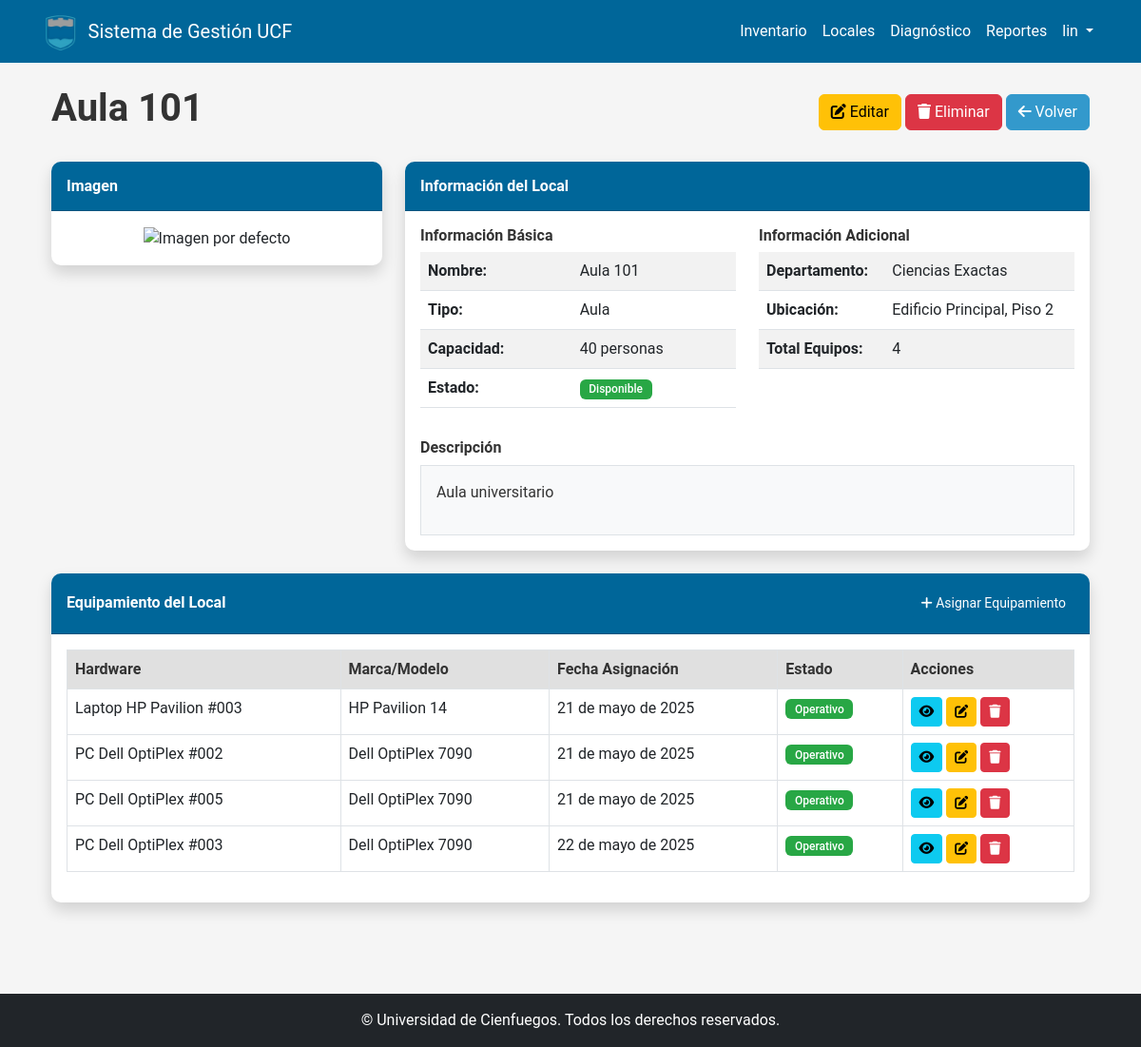
/locales/locales/10/ (signed in), run on the app's committed database.
### locales/models.py (models this page shows, shortened)
class Local(models.Model):
    TIPO_CHOICES = [
        ('laboratorio', 'Laboratorio'),
        ('aula', 'Aula'),
        ('sala', 'Sala de Conferencias'),
        ('oficina', 'Oficina'),
        ('otro', 'Otro'),
    ]
    ESTADO_CHOICES = [
        ('disponible', 'Disponible'),
        ('mantenimiento', 'En Mantenimiento'),
        ('ocupado', 'Ocupado'),
        ('fuera_servicio', 'Fuera de Servicio'),
    ]
    nombre = models.CharField(max_length=200)
    tipo = models.CharField(max_length=50, choices=TIPO_CHOICES)
    capacidad = models.IntegerField(default=0)
    ubicacion = models.CharField(max_length=200)
    descripcion = models.TextField(blank=True, null=True)
    estado = models.CharField(
        max_length=50, choices=ESTADO_CHOICES, default='disponible')
    departamento = models.ForeignKey(
        Departamento, on_delete=models.CASCADE, related_name='locales')
    imagen = models.ImageField(upload_to='locales/', blank=True, null=True)
    notas = models.TextField(blank=True, null=True)
    fecha_creacion = models.DateTimeField(auto_now_add=True)
    fecha_actualizacion = models.DateTimeField(auto_now=True)
    class Meta:
        verbose_name = "Local"
        verbose_name_plural = "Locales"
        ordering = ['nombre']

class Equipamiento(models.Model):
    ESTADO_CHOICES = [
        ('operativo', 'Operativo'),
        ('defectuoso', 'Defectuoso'),
        ('mantenimiento', 'En Mantenimiento'),
    ]
    local = models.ForeignKey(
        Local, on_delete=models.CASCADE, related_name='equipamientos')
    hardware = models.ForeignKey(
        Hardware, on_delete=models.CASCADE, related_name='asignaciones')
    fecha_asignacion = models.DateField(auto_now_add=True)
    estado = models.CharField(
        max_length=50, choices=ESTADO_CHOICES, default='operativo')
    notas = models.TextField(blank=True, null=True)
    class Meta:
        verbose_name = "Equipamiento"
        verbose_name_plural = "Equipamientos"
        unique_together = ['local', 'hardware']

### usuarios/models.py (models this page shows, shortened)
class Departamento(models.Model):
    nombre = models.CharField(max_length=100)
    descripcion = models.TextField(blank=True, null=True)
    ubicacion = models.CharField(max_length=100, blank=True, null=True)
    responsable = models.ForeignKey(
        User, on_delete=models.SET_NULL, null=True, related_name='departamentos_a_cargo')
    class Meta:
        verbose_name = "Departamento"
        verbose_name_plural = "Departamentos"

### inventario/models.py (models this page shows, shortened)
class Hardware(models.Model):
    activo = models.OneToOneField(
        Activo, on_delete=models.CASCADE, primary_key=True)
    marca = models.CharField(max_length=100)
    modelo = models.CharField(max_length=100)
    numero_serie = models.CharField(max_length=100, unique=True)
    especificaciones = models.TextField(blank=True, null=True)
    fecha_garantia = models.DateField(blank=True, null=True)
    periodicidad_mantenimiento = models.IntegerField(
        help_text="Periodicidad en días", default=180)
    class Meta:
        verbose_name = "Hardware"
        verbose_name_plural = "Hardware"

class Activo(models.Model):
    TIPO_CHOICES = [
        ('hardware', 'Hardware'),
        ('software', 'Software'),
    ]
    ESTADO_CHOICES = [
        ('activo', 'Activo'),
        ('en_mantenimiento', 'En Mantenimiento'),
        ('obsoleto', 'Obsoleto'),
        ('baja', 'De Baja'),
    ]
    tipo = models.CharField(max_length=20, choices=TIPO_CHOICES)
    nombre = models.CharField(max_length=200)
    descripcion = models.TextField(blank=True, null=True)
    fecha_adquisicion = models.DateField()
    valor_adquisicion = models.DecimalField(max_digits=10, decimal_places=2)
    estado = models.CharField(
        max_length=20, choices=ESTADO_CHOICES, default='activo')
    departamento = models.ForeignKey(
        Departamento, on_delete=models.CASCADE, related_name='activos')
    ubicacion = models.CharField(max_length=100, blank=True, null=True)
    imagen = models.ImageField(upload_to='activos/', blank=True, null=True)
    fecha_baja = models.DateField(blank=True, null=True)
    motivo_baja = models.TextField(blank=True, null=True)
    fecha_creacion = models.DateTimeField(auto_now_add=True)
    fecha_actualizacion = models.DateTimeField(auto_now=True)
    creado_por = models.ForeignKey(
        User, on_delete=models.SET_NULL, null=True, related_name='activos_creados')
    actualizado_por = models.ForeignKey(
        User, on_delete=models.SET_NULL, null=True, related_name='activos_actualizados')
    class Meta:
        verbose_name = "Activo"
        verbose_name_plural = "Activos"
        ordering = ['-fecha_adquisicion']

### locales/views.py (the view)
# urls.py: path('locales/<int:pk>/', views.local_detail, name='local_detail'),
@login_required
def local_detail(request, pk):
    local = get_object_or_404(Local, pk=pk)
    equipamiento = Equipamiento.objects.filter(
        local=local).select_related('hardware', 'hardware__activo')
    LogActividad.objects.create(
        usuario=request.user,
        accion=f"Consulta de local: {local.nombre}",
        detalles=f"Local tipo {local.get_tipo_display()}"
    )
    return render(request, 'locales/local_detail.html', {
        'local': local,
        'equipamiento': equipamiento
    })

### templates/locales/local_detail.html (shortened to what this page needs)
{% extends 'base/base.html' %}
{% block content %}
<div class="container">
    <div class="d-flex justify-content-between align-items-center mb-4">
        <h1>{{ local.nombre }}</h1>
        <div>
            <a href="{% url 'local_edit' pk=local.id %}" class="btn btn-warning">
                <i class="fas fa-edit"></i> Editar
            </a>
            <a href="{% url 'local_delete' pk=local.id %}" class="btn btn-danger">
                <i class="fas fa-trash"></i> Eliminar
            </a>
            <a href="{% url 'local_list' %}" class="btn btn-secondary">
                <i class="fas fa-arrow-left"></i> Volver
            </a>
        </div>
    </div>
    <div class="row">
        <div class="col-md-4">
            <div class="card shadow mb-4">
                <div class="card-header py-3">
                    <h6 class="m-0 font-weight-bold">Imagen</h6>
                </div>
                <div class="card-body text-center">
                    {% if local.imagen %}
                        <img src="{{ local.imagen.url }}" alt="{{ local.nombre }}" class="img-fluid">
                    {% else %}
                        <img src="/static/img/local-default.png" alt="Imagen por defecto" class="img-fluid">
                    {% endif %}
                </div>
            </div>
        </div>
        <div class="col-md-8">
            <div class="card shadow mb-4">
                <div class="card-header py-3">
                    <h6 class="m-0 font-weight-bold">Información del Local</h6>
                </div>
                <div class="card-body">
                    <div class="row">
                        <div class="col-md-6">
                            <h6>Información Básica</h6>
                            <table class="table table-striped">
                                <tr>
                                    <th>Nombre:</th>
                                    <td>{{ local.nombre }}</td>
                                </tr>
                                <tr>
                                    <th>Tipo:</th>
                                    <td>{{ local.get_tipo_display }}</td>
                                </tr>
                                <tr>
                                    <th>Capacidad:</th>
                                    <td>{{ local.capacidad }} personas</td>
                                </tr>
                                <tr>
                                    <th>Estado:</th>
                                    <td>
                                        {% if local.estado == 'disponible' %}
                                            <span class="badge bg-success">Disponible</span>
                                        {% elif local.estado == 'mantenimiento' %}
                                            <span class="badge bg-warning">En Mantenimiento</span>
                                        {% elif local.estado == 'ocupado' %}
                                            <span class="badge bg-info">Ocupado</span>
                                        {% elif local.estado == 'fuera_servicio' %}
                                            <span class="badge bg-danger">Fuera de Servicio</span>
                                        {% endif %}
                                    </td>
                                </tr>
                            </table>
                        </div>
                        <div class="col-md-6">
                            <h6>Información Adicional</h6>
                            <table class="table table-striped">
                                <tr>
                                    <th>Departamento:</th>
                                    <td>{{ local.departamento.nombre }}</td>
                                </tr>
                                <tr>
                                    <th>Ubicación:</th>
                                    <td>{{ local.ubicacion }}</td>
                                </tr>
                                <tr>
                                    <th>Total Equipos:</th>
                                    <td>{{ equipamiento|length }}</td>
                                </tr>
                            </table>
                        </div>
                    </div>
                    <div class="row mt-3">
                        <div class="col-12">
                            <h6>Descripción</h6>
                            <div class="border p-3 bg-light">
                                {{ local.descripcion|default:"No hay descripción disponible"|linebreaks }}
                            </div>
                        </div>
                    </div>
                </div>
            </div>
        </div>
    </div>
    <div class="row">
        <div class="col-12">
            <div class="card shadow mb-4">
                <div class="card-header py-3 d-flex justify-content-between align-items-center">
                    <h6 class="m-0 font-weight-bold">Equipamiento del Local</h6>
                    <a href="{% url 'equipamiento_new' %}" class="btn btn-sm btn-primary">
                        <i class="fas fa-plus"></i> Asignar Equipamiento
                    </a>
                </div>
                <div class="card-body">
                    <div class="table-responsive">
                        <table class="table table-bordered table-hover" width="100%" cellspacing="0">
                            <thead>
                                <tr>
                                    <th>Hardware</th>
                                    <th>Marca/Modelo</th>
                                    <th>Fecha Asignación</th>
                                    <th>Estado</th>
                                    <th>Acciones</th>
                                </tr>
                            </thead>
                            <tbody>
                                {% if equipamiento %}
                                    {% for equipo in equipamiento %}
                                        <tr>
                                            <td>{{ equipo.hardware.activo.nombre }}</td>
                                            <td>{{ equipo.hardware.marca }} {{ equipo.hardware.modelo }}</td>
                                            <td>{{ equipo.fecha_asignacion }}</td>
                                            <td>
                                                {% if equipo.estado == 'operativo' %}
                                                    <span class="badge bg-success">Operativo</span>
                                                {% elif equipo.estado == 'defectuoso' %}
                                                    <span class="badge bg-danger">Defectuoso</span>
                                                {% elif equipo.estado == 'mantenimiento' %}
                                                    <span class="badge bg-warning">En Mantenimiento</span>
                                                {% endif %}
                                            </td>
                                            <td>
                                                <a href="{% url 'equipamiento_detail' pk=equipo.id %}" class="btn btn-sm btn-info">
                                                    <i class="fas fa-eye"></i>
                                                </a>
                                                <a href="{% url 'equipamiento_edit' pk=equipo.id %}" class="btn btn-sm btn-warning">
                                                    <i class="fas fa-edit"></i>
                                                </a>
                                                <a href="{% url 'equipamiento_delete' pk=equipo.id %}" class="btn btn-sm btn-danger">
                                                    <i class="fas fa-trash"></i>
                                                </a>
                                            </td>
                                        </tr>
                                    {% endfor %}
                                {% else %}
                                    <tr>
                                        <td colspan="5" class="text-center">No hay equipamiento asignado a este local</td>
                                    </tr>
                                {% endif %}
                            </tbody>
                        </table>
                    </div>
                </div>
            </div>
        </div>
    </div>
</div>
{% endblock %}

### templates/base/base.html (shortened to what this page needs)
<!DOCTYPE html>
<html lang="es">
<head>
    <link href="https://cdn.jsdelivr.net/npm/bootstrap@5.3.0-alpha1/dist/css/bootstrap.min.css" rel="stylesheet">
    <link rel="stylesheet" href="/static/css/main.css">
</head>
<body>
    <header>
        <nav class="navbar navbar-expand-lg navbar-dark bg-primary">
            <div class="container">
                <a class="navbar-brand d-flex align-items-center" href="/">
                    <img src="/static/img/logo_ucf.png" alt="Logo UCF" height="40" class="me-2">
                    <span>Sistema de Gestión UCF</span>
                </a>
                <div class="collapse navbar-collapse" id="navbarNav">
                    <ul class="navbar-nav ms-auto">
                        {% if user.is_authenticated %}
                            <li class="nav-item">
                                <a class="nav-link" href="/inventario/">Inventario</a>
                            </li>
                            <li class="nav-item">
                                <a class="nav-link" href="/locales/">Locales</a>
                            </li>
                            <li class="nav-item">
                                <a class="nav-link" href="/diagnostico/">Diagnóstico</a>
                            </li>
                            <li class="nav-item">
                                <a class="nav-link" href="/reportes/">Reportes</a>
                            </li>
                            <li class="nav-item dropdown">
                                <a class="nav-link dropdown-toggle" href="#" id="navbarDropdown" role="button" data-bs-toggle="dropdown">
                                    {{ user.username }}
                                </a>
                            </li>
                        {% else %}
                            <li class="nav-item">
                            </li>
                        {% endif %}
                    </ul>
                </div>
            </div>
        </nav>
    </header>
    <main class="container py-4">
        {% block content %}{% endblock %}
    </main>
    <footer class="bg-dark text-white mt-5 py-3">
        <div class="container text-center">
            <p class="mb-0">© {{ current_year }} Universidad de Cienfuegos. Todos los derechos reservados.</p>
        </div>
    </footer>
</body>
</html>

### data on the page
Local: nombre "Aula 101", tipo "Aula", capacidad "40", departamento.nombre "Ciencias Exactas", ubicacion "Edificio Principal, Piso 2", descripcion "Aula universitario"
Equipamiento: hardware.activo.nombre "Laptop HP Pavilion #003", hardware.marca "HP", hardware.modelo "Pavilion 14", fecha_asignacion "21 de mayo de 2025", estado "Operativo"
Equipamiento: hardware.activo.nombre "PC Dell OptiPlex #002", hardware.marca "Dell", hardware.modelo "OptiPlex 7090", fecha_asignacion "21 de mayo de 2025", estado "Operativo"
Equipamiento: hardware.activo.nombre "PC Dell OptiPlex #005", hardware.marca "Dell", hardware.modelo "OptiPlex 7090", fecha_asignacion "21 de mayo de 2025", estado "Operativo"
Equipamiento: hardware.activo.nombre "PC Dell OptiPlex #003", hardware.marca "Dell", hardware.modelo "OptiPlex 7090", fecha_asignacion "22 de mayo de 2025", estado "Operativo"

### other printed values
{{ user.username }} "lin"
{{ equipamiento|length }} "4"
